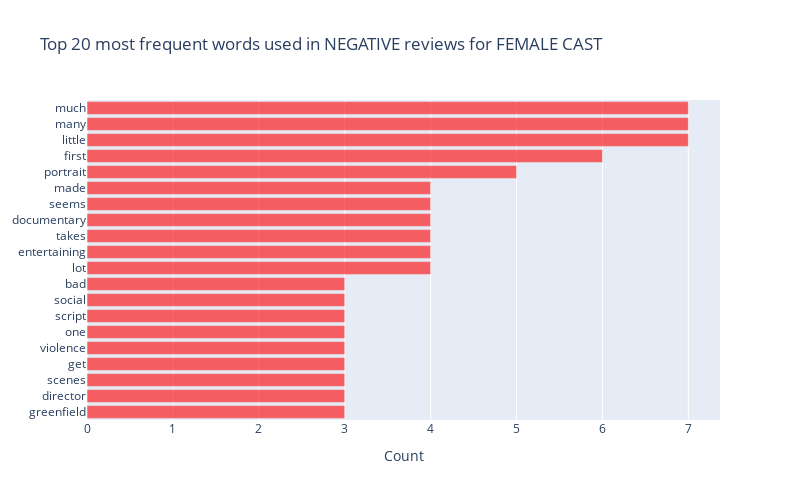

Notebook code for this chart:
### Code cell
import plotly.graph_objects as go

trace_1 = go.Bar(
    x=word_count,
    y=words,
    opacity = 0.6,
    marker_color = 'red',
    orientation='h'
)

traces = [trace_1]
layout = go.Layout(barmode='overlay',
                   title='Top 20 most frequent words used in NEGATIVE reviews for FEMALE CAST',
                   xaxis=dict( title='Count'),
                   paper_bgcolor='white',
                   uniformtext_minsize=1, 
                   uniformtext_mode='show',
                   autosize=False,
                   width=800,
                   height=500,
)

fig1 = go.Figure(data=traces, layout=layout)
iplot(fig1)

#https://plotly.com/python/static-image-export/
#fig1.write_image("/Users/gina/Documents/allWomen/Final project/images/Sentiment Analysis/fig5.png")
#https://plotly.com/python/interactive-html-export/
fig1.write_html("/Users/gina/Documents/allWomen/Final project/images/Sentiment Analysis/no stopwords data/fig11.html")
fig1.write_image("/Users/gina/Documents/allWomen/Final project/images/Sentiment Analysis/no stopwords data/fig11.svg")

### Figure 1 — Plotly figure (JSON) as saved in the notebook; plotly's stock layout.template omitted (floating-point values rounded to 4 significant figures)
{"data": [{"marker": {"color": "red"}, "opacity": 0.6, "orientation": "h", "type": "bar", "x": [3, 3, 3, 3, 3, 3, 3, 3, 3, 4, 4, 4, 4, 4, 4, 5, 6, 7, 7, 7], "y": ["greenfield", "director", "scenes", "get", "violence", "one", "script", "social", "bad", "lot", "entertaining", "takes", "documentary", "seems", "made", "portrait", "first", "little", "many", "much"]}], "layout": {"autosize": false, "barmode": "overlay", "height": 500, "paper_bgcolor": "white", "title": {"text": "Top 20 most frequent words used in NEGATIVE reviews for FEMALE CAST"}, "uniformtext": {"minsize": 1, "mode": "show"}, "width": 800, "xaxis": {"title": {"text": "Count"}}}}
